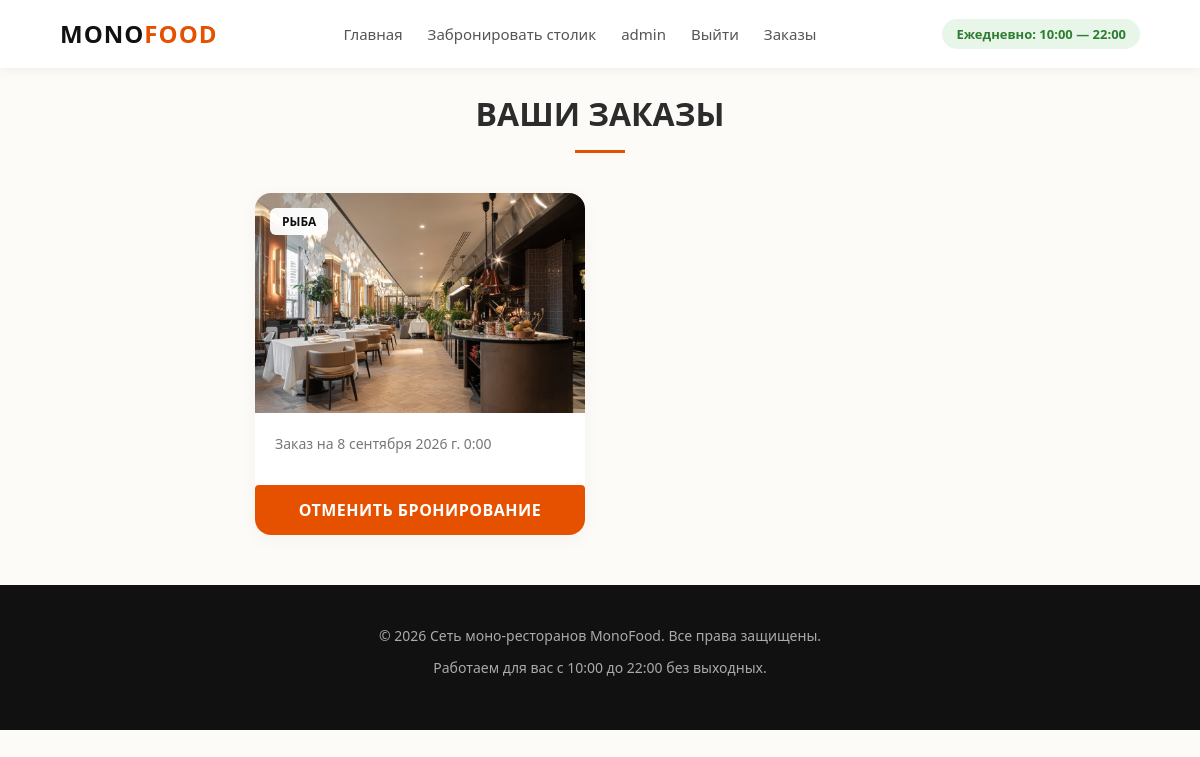
/restaurants/basket/ (signed in), run on an earlier commit of the app's database.
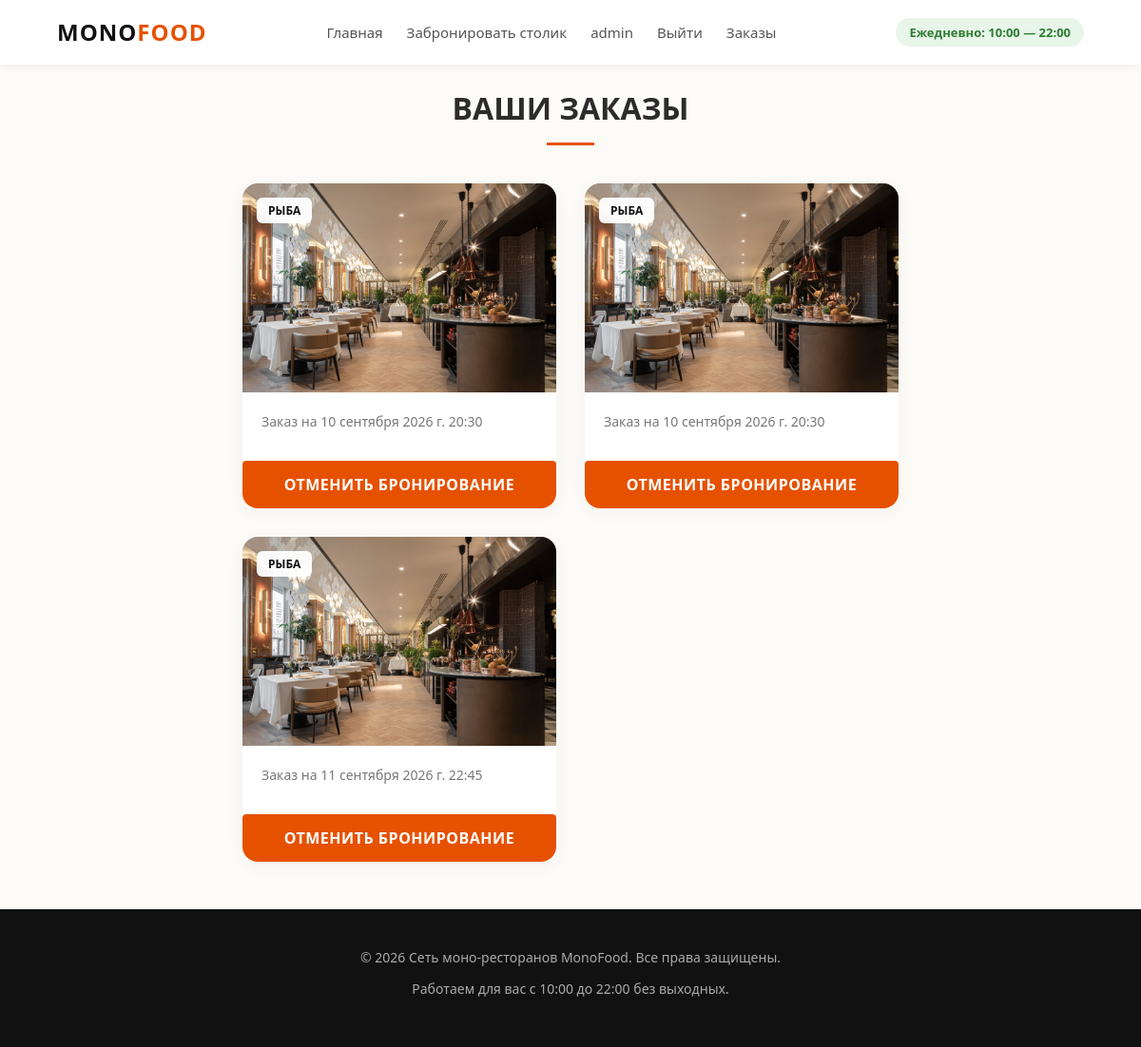
And on a later commit of the database.
### bookings/models.py (models this page shows, shortened)
class Booking(models.Model):
    time = models.DateTimeField()
    peoples = models.PositiveSmallIntegerField(default=1)
    booking_time = models.TextField(default=datetime.datetime.now().strftime("%Y-%m-%d %H:%M"))
    pre_order = models.TextField(blank=True, default=False)
    restaurant = models.ForeignKey(Restaurant, on_delete=models.CASCADE)
    user = models.ForeignKey(User, on_delete=models.CASCADE)

class Restaurant(models.Model):
    image = models.ImageField(upload_to="restaurants_media", blank=True)
    address = models.CharField(max_length=128, unique=True)
    category = models.ForeignKey(RestaurantCategory, on_delete=models.CASCADE)
    menu = models.FileField(upload_to="restaurants_menu", blank=True)

class RestaurantCategory(models.Model):
    image = models.ImageField(upload_to="restaurants_media", blank=True)
    name = models.CharField(max_length=64, unique=True)
    description = models.TextField(blank=True)

### bookings/views.py (the view)
# urls.py: path('basket/', basket, name='basket'),
@login_required()
def basket(request):
    context = {
        "title": "Сеть моно-ресторанов | Заказы",
        "basket": Booking.objects.filter(user=request.user)
    }
    return render(request, "bookings/basket.html", context)

### bookings/templates/bookings/basket.html (shortened to what this page needs)
{% extends "bookings/base.html" %}
{% load static %}
{% block css %}
    <link rel="stylesheet" href="{% static 'css/basket.css' %}">
{% endblock %}
{% block content %}
    <main class="container">
        <section>
            <h2 class="menu-title">Ваши заказы</h2>
            {% if basket %}
                <div class="restaurants-grid">
                    {% for booking in basket %}
                        <article class="restaurant-card">
                            <div class="restaurant-img-wrapper">
                                <img src="/media/{{ booking.restaurant.image }}" alt="Ресторан" class="restaurant-img">
                                <span class="restaurant-badge">{{ booking.restaurant.category.name }}</span>
                            </div>
                            <div class="restaurant-content">
                                <p class="restaurant-address">Заказ на {{ booking.time }}</p>
                            </div>
                            <a href="{% url 'restaurants:basket_delete' booking.restaurant.id%}" style="text-decoration: none;">
                                <button type="submit" class="btn-submit">Отменить бронирование</button>
                            </a>
                        </article>
                    {% endfor %}
                </div>
            {% endif %}
        </section>
    </main>
{% endblock %}

What changed in the data, as far as the page shows it:
removed Booking: restaurant.image (picture), restaurant.category.name "РЫБА", time "8 сентября 2026 г. 0:00"
added Booking: restaurant.image (picture), restaurant.category.name "РЫБА", time "10 сентября 2026 г. 20:30"
added Booking: restaurant.image (picture), restaurant.category.name "РЫБА", time "10 сентября 2026 г. 20:30"
added Booking: restaurant.image (picture), restaurant.category.name "РЫБА", time "11 сентября 2026 г. 22:45"
